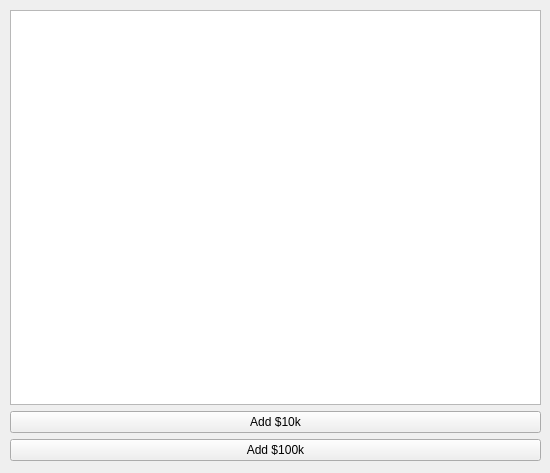
<?xml version="1.0" encoding="UTF-8"?>
<ui version="4.0">
 <class>ObserverWindow</class>
 <widget class="QWidget" name="ObserverWindow">
  <property name="geometry">
   <rect>
    <x>0</x>
    <y>0</y>
    <width>550</width>
    <height>473</height>
   </rect>
  </property>
  <property name="windowTitle">
   <string>Form</string>
  </property>
  <widget class="QWidget" name="verticalLayoutWidget">
   <property name="geometry">
    <rect>
     <x>10</x>
     <y>10</y>
     <width>531</width>
     <height>451</height>
    </rect>
   </property>
   <layout class="QVBoxLayout" name="verticalLayout">
    <item>
     <widget class="QTableView" name="tableView"/>
    </item>
    <item>
     <widget class="QPushButton" name="pushButton_2">
      <property name="text">
       <string>Add $10k</string>
      </property>
     </widget>
    </item>
    <item>
     <widget class="QPushButton" name="pushButton">
      <property name="text">
       <string>Add $100k</string>
      </property>
     </widget>
    </item>
   </layout>
  </widget>
 </widget>
 <resources/>
 <connections/>
</ui>
